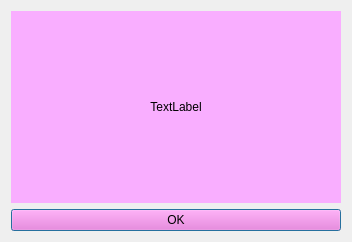
<?xml version="1.0" encoding="UTF-8"?>
<ui version="4.0">
 <class>Dialog</class>
 <widget class="QDialog" name="Dialog">
  <property name="geometry">
   <rect>
    <x>0</x>
    <y>0</y>
    <width>352</width>
    <height>242</height>
   </rect>
  </property>
  <property name="windowTitle">
   <string>Dialog</string>
  </property>
  <property name="styleSheet">
   <string notr="true">font: 10pt &quot;Comic Sans MS&quot;;</string>
  </property>
  <layout class="QVBoxLayout" name="verticalLayout_2">
   <item>
    <layout class="QVBoxLayout" name="verticalLayout">
     <item>
      <widget class="QLabel" name="info_lbl">
       <property name="styleSheet">
        <string notr="true">background-color: rgb(249, 174, 255);</string>
       </property>
       <property name="text">
        <string>TextLabel</string>
       </property>
       <property name="alignment">
        <set>Qt::AlignCenter</set>
       </property>
      </widget>
     </item>
     <item>
      <widget class="QPushButton" name="btn_ok">
       <property name="styleSheet">
        <string notr="true">background-color: rgb(255, 105, 220);</string>
       </property>
       <property name="text">
        <string>OK</string>
       </property>
      </widget>
     </item>
    </layout>
   </item>
  </layout>
 </widget>
 <resources/>
 <connections/>
</ui>
